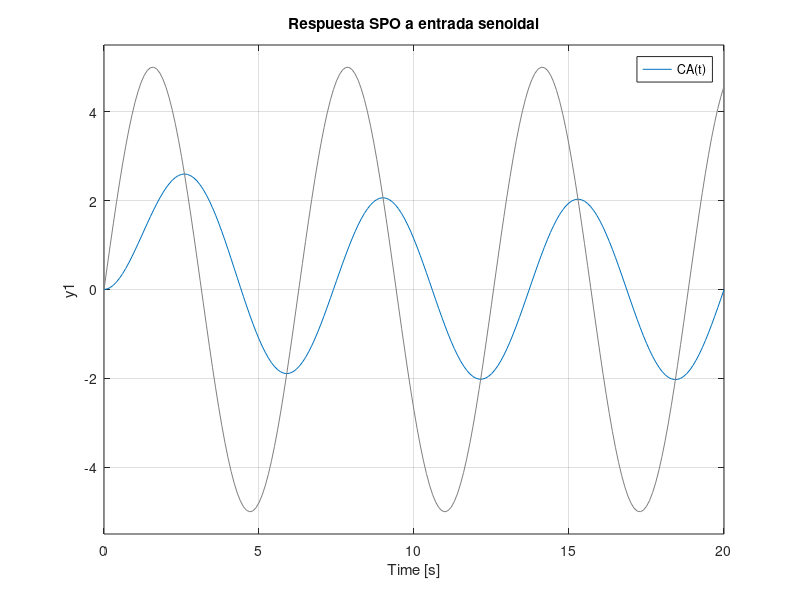
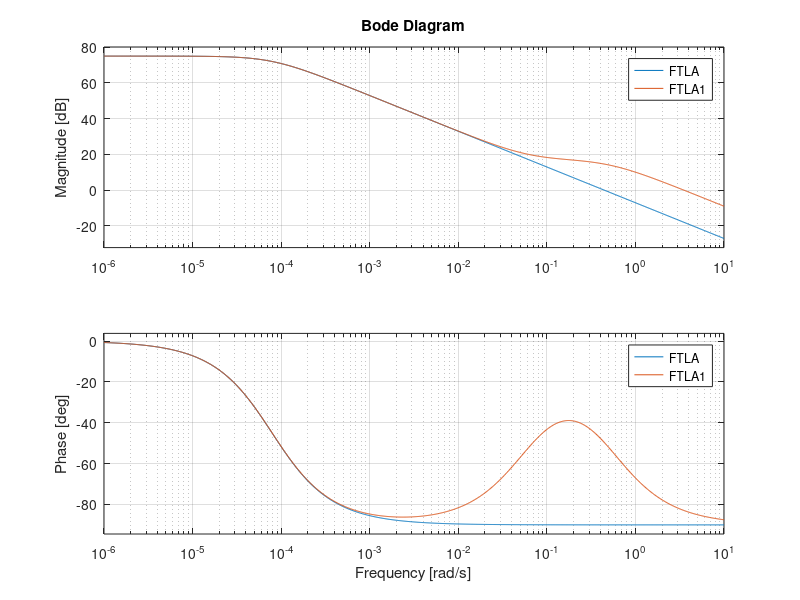
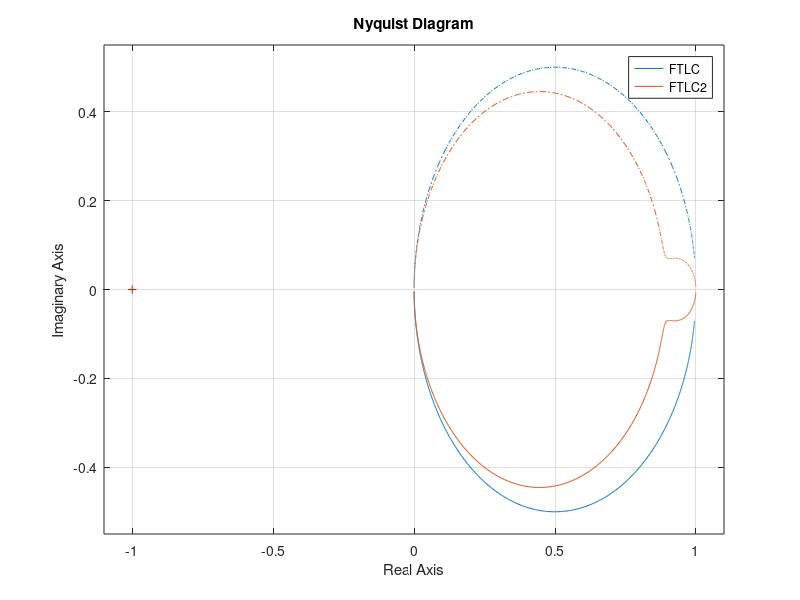
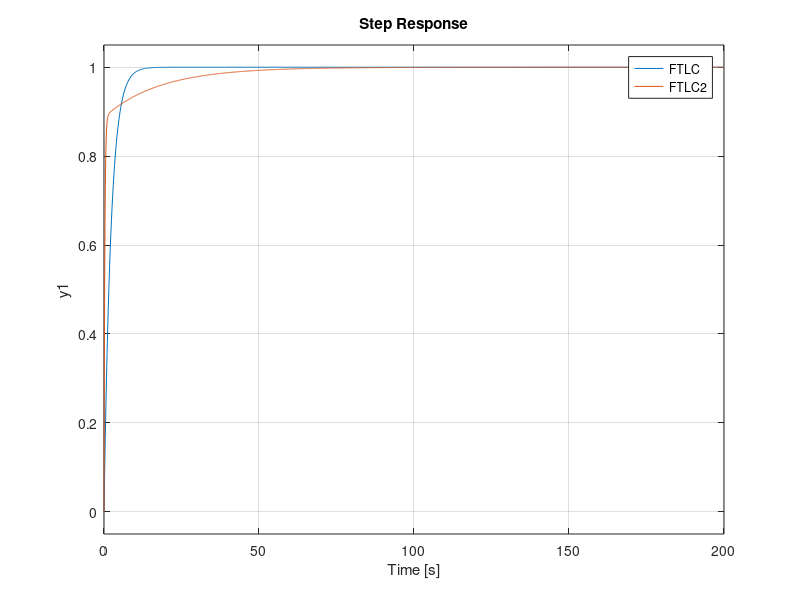

MATLAB code for these plots, in order:


%respuesta en frecuencia 
t1 = [0:0.1:20];

a = 5;
x1 = a*sin(1*t1);

num=[2580];
den=[12664 1];
Gp = tf(num,den)

%% Sin accion controlador
FTLC = feedback(Gp, 1);

figure(1);
lsim(FTLC,x1,t1);
title('Respuesta SPO a entrada senoidal');
legend('CA(t)');

%% Con accion controlador

Kp = 2.181;
Ki = 0; 
kd = 0;   

Gc = Kp + tf([Ki],[1 0]) + tf([kd 0],[1]);
FTLA = Gc*Gp

figure(2)
bode(FTLA);

FTLC = feedback(FTLA, 1);


figure(3)
nyquist(FTLC)
%%
figure(1);
lsim(FTLC,x1,t1);
title('Respuesta SPO a entrada senoidal');
legend('CA(t)');

%%
Kp = 2.181;
Ki = 0; 
kd = 0;   
Gc = Kp + tf([Ki],[1 0]) + tf([kd 0],[1]);

Gcom = tf([16 1],[2 1]);
FTLA1 = Gc*Gp * Gcom

figure(2)
bode(FTLA,FTLA1);

FTLC2 = feedback(FTLA1, 1);

%%

figure(3)
nyquist(FTLC, FTLC2)

figure(4)
step(FTLC, FTLC2)